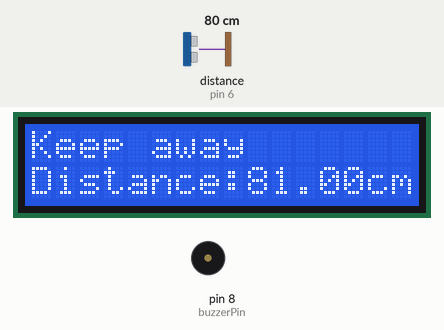
Bench run of a sketch on a simulated Arduino Uno, built with avr-gcc and run on an emulated ATmega328P. Parts: 16×2 character LCD, buzzer (waves = sounding, pin HIGH). Inputs (shaded band) come from the test bench; at power-on: distance to the obstacle (sensor on pin 6) 80 cm. The echo pulse lasts 58.3 µs per cm.

Above: at 1.2 s.
1.3 s: distance to the obstacle (sensor on pin 6) set to 95 cm
At 2.61 s:
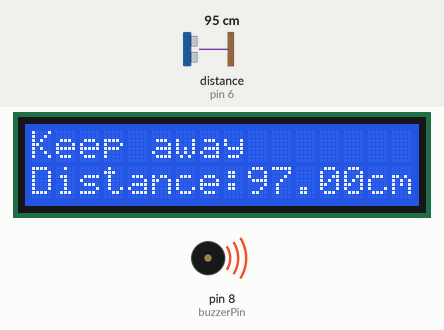
5.6 s: distance to the obstacle (sensor on pin 6) set to 102 cm
At 6.3 s:
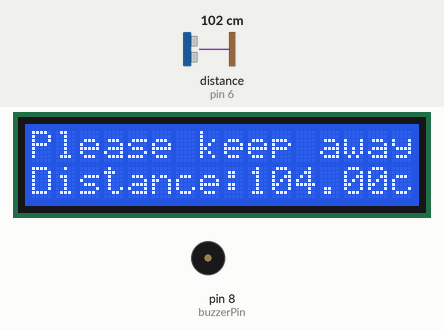
7.2 s: distance to the obstacle (sensor on pin 6) set to 2 cm
At 8.7 s:
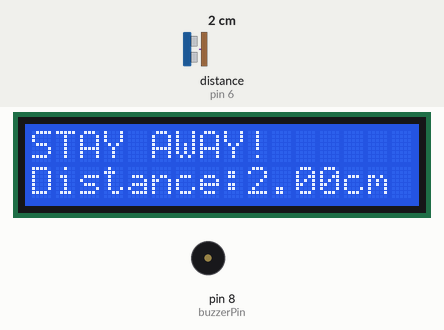
9.3 s: distance to the obstacle (sensor on pin 6) set to 250 cm
At 11.4 s:
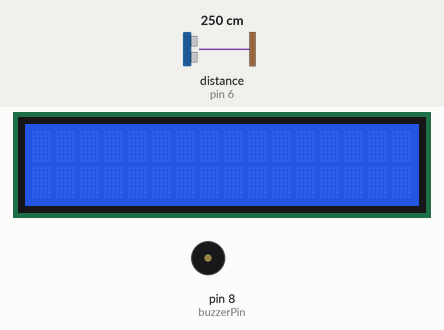
Timing chart, 0 to 12.7 s (numbered marks = the images above; inputs shaded):
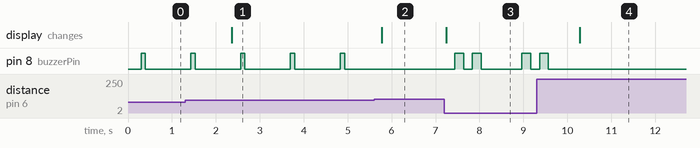

The sketch:

SOCIAL_DISTANCING_METER.ino
```cpp
#include "NewPing.h"
#define echoPin 6
#define trigPin 7
#define buzzerPin 8
#include <LCD_I2C.h>
#define MAX_DISTANCE 400
#define MIN_RANGE 0
float duration, distance;

LCD_I2C lcd(0x27);
NewPing sonar(trigPin, echoPin, MAX_DISTANCE);

void setup() {
  pinMode(trigPin, OUTPUT);
  pinMode(echoPin, INPUT);
  pinMode(buzzerPin, OUTPUT);

    lcd.begin();
    lcd.backlight();
}

void loop() {
 distance = sonar.ping_cm();
if (distance >= 300 || distance <= 0) {
      distance = 0;
      lcd.clear();

    }
    else {

      if (distance >= 200) {

        lcd.clear();
      }
      else if (distance <= 200 && distance > 100) {

        lcd.clear();
        lcd.print("Please keep away");
        lcd.setCursor(0, 1);
        lcd.print("Distance:");
        lcd.print(distance);
        lcd.print("cm");
      }
      else if (distance <= 100 && distance > 50) {

        lcd.clear();
        lcd.print("Keep away");
        lcd.setCursor(0, 1);
        lcd.print("Distance:");
        lcd.print(distance);
        lcd.print("cm");
        delay(200);
        digitalWrite(buzzerPin, HIGH);

        delay(100);
        digitalWrite(buzzerPin, LOW);

        delay(100);
      }
      else if (distance <= 50) {

        lcd.clear();
        lcd.print("STAY AWAY!");
        lcd.setCursor(0, 1);
        lcd.print("Distance:");
        lcd.print(distance);
        lcd.print("cm");
        delay(200);
        digitalWrite(buzzerPin, HIGH);

        delay(200);
        digitalWrite(buzzerPin, LOW);

        delay(200);
        digitalWrite(buzzerPin, HIGH);

        delay(200);
        digitalWrite(buzzerPin, LOW);

      }
    }

  delay (700);
}
```

Measured:
- the behaviour switches between 98 and 99 cm on distance to the obstacle (sensor on pin 6) (found by bisection; images 1 and 2)
- after the input at 1.3 s, the display: changes after 1.1 s (image 1)
- after the input at 5.6 s, pin 8 (buzzerPin): stops changing and stays LOW; the display: changes after 0.17 s (image 2)
- after the input at 7.2 s, pin 8 (buzzerPin): goes HIGH 0.20 s, LOW 0.20 s, HIGH 0.20 s, LOW 0.93 s, HIGH 0.20 s, then LOW, starting after 0.24 s; the display: changes at once (image 3)
- after the input at 9.3 s, pin 8 (buzzerPin): goes on until 9.6 s, then stays LOW; the display: changes after 0.98 s (image 4)
- by itself, pin 8 (buzzerPin): alternates HIGH for 0.10 s and LOW for 1.0 s
